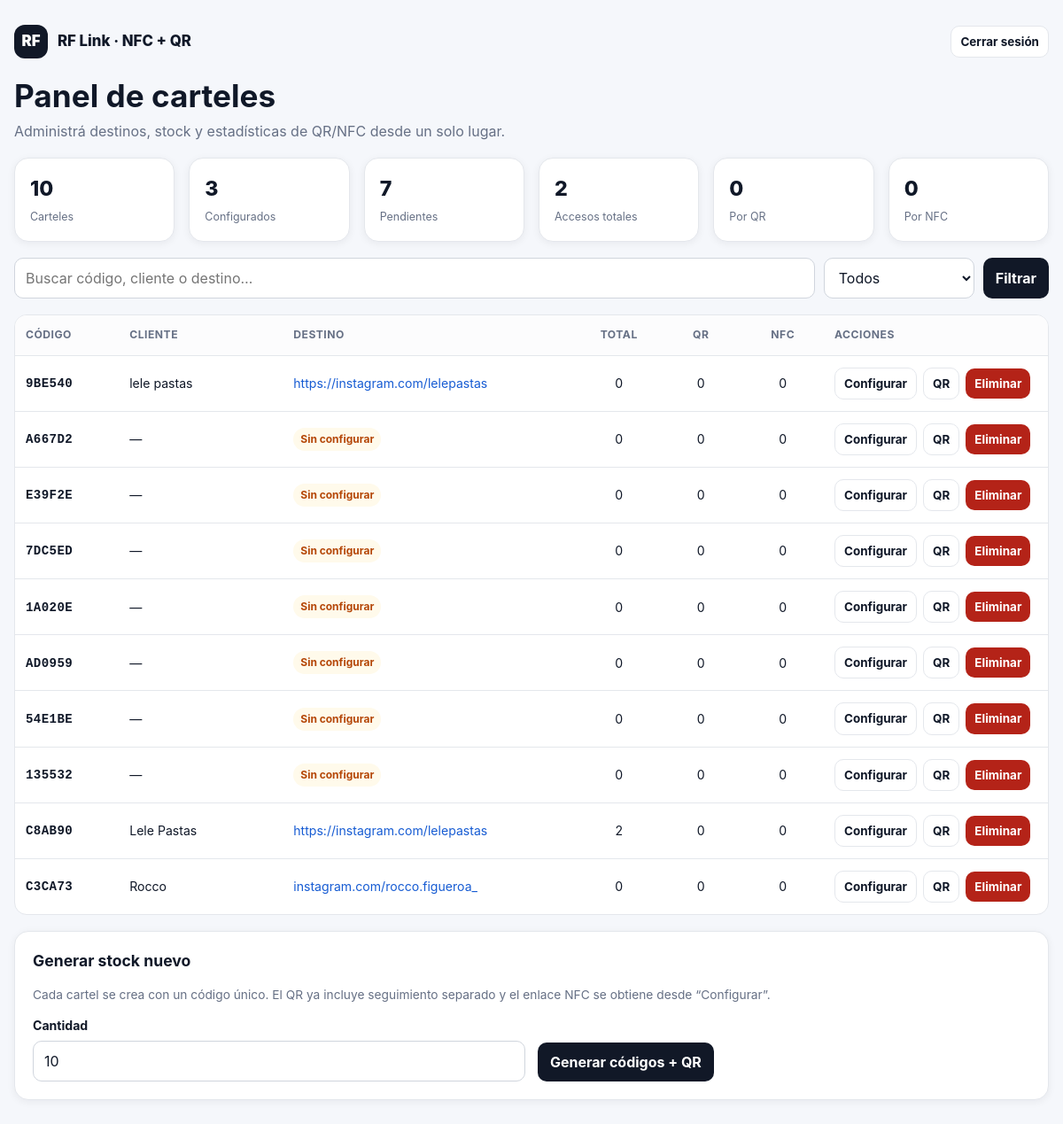
/admin (signed in), run on the app's committed database.
### tables this page shows
CREATE TABLE codigos (
            codigo TEXT PRIMARY KEY,
            destino TEXT,
            nombre_cliente TEXT,
            clicks INTEGER NOT NULL DEFAULT 0,
            creado_en TEXT NOT NULL,
            ultimo_click TEXT
        );

### carteles_nfc_final/app.py (the view)
@app.route("/admin")
@login_required
def admin_panel():
    db = get_db()
    buscar = request.args.get("q", "").strip()
    estado = request.args.get("estado", "todos")
    sql = "SELECT * FROM codigos WHERE 1=1"
    params = []
    if buscar:
        sql += " AND (codigo LIKE ? OR nombre_cliente LIKE ? OR destino LIKE ?)"
        like = f"%{buscar}%"
        params.extend([like, like, like])
    if estado == "configurados":
        sql += " AND destino IS NOT NULL AND TRIM(destino) <> ''"
    elif estado == "pendientes":
        sql += " AND (destino IS NULL OR TRIM(destino) = '')"
    sql += " ORDER BY creado_en DESC"
    codigos = db.execute(sql, params).fetchall()
    stats = db.execute("""
        SELECT
            COUNT(*) total,
            SUM(CASE WHEN destino IS NOT NULL AND TRIM(destino) <> '' THEN 1 ELSE 0 END) configurados,
            SUM(CASE WHEN destino IS NULL OR TRIM(destino) = '' THEN 1 ELSE 0 END) pendientes,
            COALESCE(SUM(clicks), 0) clicks,
            COALESCE(SUM(qr_clicks), 0) qr_clicks,
            COALESCE(SUM(nfc_clicks), 0) nfc_clicks
        FROM codigos
    """).fetchone()
    return render_template(
        "panel.html", codigos=codigos, stats=stats,
        buscar=buscar, estado=estado, base_url=public_base_url()
    )

### carteles_nfc_final/app.py (called while the page is built)
def get_db():
    if "db" not in g:
        g.db = sqlite3.connect(DB_PATH, timeout=10)
        g.db.row_factory = sqlite3.Row
    return g.db

def login_required(view):
    @wraps(view)
    def wrapped(*args, **kwargs):
        if not session.get("logueado"):
            return redirect(url_for("admin_login", next=request.path))
        return view(*args, **kwargs)
    return wrapped

def public_base_url():
    configured = os.environ.get("PUBLIC_BASE_URL", "").strip().rstrip("/")
    return configured or request.host_url.rstrip("/")

### carteles_nfc_final/templates/panel.html (shortened to what this page needs)
{% extends "base.html" %}{% block title %}Panel · RF Link{% endblock %}
{% block contenido %}
<div><h1>Panel de carteles</h1><p class="muted">Administrá destinos, stock y estadísticas de QR/NFC desde un solo lugar.</p></div>
<div class="grid stats">
  <div class="card stat"><span class="n">{{ stats.total }}</span><span class="l">Carteles</span></div>
  <div class="card stat"><span class="n">{{ stats.configurados }}</span><span class="l">Configurados</span></div>
  <div class="card stat"><span class="n">{{ stats.pendientes }}</span><span class="l">Pendientes</span></div>
  <div class="card stat"><span class="n">{{ stats.clicks }}</span><span class="l">Accesos totales</span></div>
  <div class="card stat"><span class="n">{{ stats.qr_clicks }}</span><span class="l">Por QR</span></div>
  <div class="card stat"><span class="n">{{ stats.nfc_clicks }}</span><span class="l">Por NFC</span></div>
</div>
<form class="toolbar" method="get">
  <input type="search" name="q" value="{{ buscar }}" placeholder="Buscar código, cliente o destino…">
  <select name="estado"><option value="todos" {% if estado=='todos' %}selected{% endif %}>Todos</option></select>
  <button type="submit">Filtrar</button>
</form>
<div class="table-wrap"><table class="table"><thead><tr><th class="col-code">Código</th><th class="col-client">Cliente</th><th class="col-dest">Destino</th><th class="col-num">Total</th><th class="col-num">QR</th><th class="col-num">NFC</th><th class="col-actions">Acciones</th></tr></thead><tbody>
{% for c in codigos %}<tr>
<td><span class="code">{{ c.codigo }}</span></td><td>{{ c.nombre_cliente or '—' }}</td>
<td>{% if c.destino %}<a class="url-cell" href="{{ c.destino }}" target="_blank" rel="noopener" title="{{ c.destino }}">{{ c.destino }}</a>{% else %}<span class="badge pending">Sin configurar</span>{% endif %}</td>
<td class="col-num">{{ c.clicks }}</td><td class="col-num">{{ c.qr_clicks }}</td><td class="col-num">{{ c.nfc_clicks }}</td>
<td><div class="actions"><a class="btn btn-secondary btn-sm" href="{{ url_for('configurar',codigo=c.codigo) }}">Configurar</a><a class="btn btn-secondary btn-sm" href="{{ url_for('ver_qr',codigo=c.codigo) }}" target="_blank">QR</a><form class="inline" method="post" action="{{ url_for('eliminar',codigo=c.codigo) }}" onsubmit="return confirm('¿Eliminar definitivamente {{ c.codigo }}?');"><button class="btn-danger btn-sm" type="submit">Eliminar</button></form></div></td>
</tr>{% else %}<tr><td colspan="7" class="empty">No hay carteles que coincidan con el filtro.</td></tr>{% endfor %}
</tbody></table></div>
<div class="card" style="margin-top:18px"><h2>Generar stock nuevo</h2><p class="muted small">Cada cartel se crea con un código único. El QR ya incluye seguimiento separado y el enlace NFC se obtiene desde “Configurar”.</p><form method="post" action="{{ url_for('generar') }}" class="form-grid" style="align-items:end"><div class="field"><label for="cantidad">Cantidad</label><input type="number" id="cantidad" name="cantidad" value="10" min="1" max="500" required></div><div><button class="mobile-stack" type="submit">Generar códigos + QR</button></div></form></div>
{% endblock %}

### carteles_nfc_final/templates/base.html (shortened to what this page needs)
<!doctype html>
<html lang="es">
<head>
</head>
<body>
  <main class="shell">
    <nav class="nav">
      <a class="brand" href="{{ url_for('admin_panel') if session.get('logueado') else url_for('home') }}"><span class="logo">RF</span><span>RF Link · NFC + QR</span></a>
      {% if session.get('logueado') %}
      <div class="nav-actions"><form method="post" action="{{ url_for('admin_logout') }}"><button class="btn-secondary btn-sm" type="submit">Cerrar sesión</button></form></div>
      {% endif %}
    </nav>
    {% block contenido %}{% endblock %}
  </main>
</body>
</html>

### carteles_nfc_final/templates/base.html (style rules this page uses)
:root { --bg:#f5f7fb;--card:#fff;--text:#101828;--muted:#667085;--line:#e4e7ec;--primary:#111827;--primary2:#344054;--blue:#175cd3;--bluebg:#eff8ff;--green:#067647;--greenbg:#ecfdf3;--red:#b42318;--redbg:#fef3f2;--amber:#b54708;--amberbg:#fffaeb;--radius:16px;--shadow:0 2px 10px rgba(16,24,40,.06) }
* { box-sizing:border-box }
html { font-size:16px }
body { margin:0;background:var(--bg);color:var(--text);font-family:Inter,ui-sans-serif,system-ui,-apple-system,BlinkMacSystemFont,"Segoe UI",sans-serif;line-height:1.5;overflow-wrap:anywhere }
a { color:var(--blue);text-decoration:none }
.shell { width:min(1180px,calc(100% - 32px));margin:28px auto 48px }
.nav { display:flex;align-items:center;justify-content:space-between;gap:14px;margin-bottom:22px }
.brand { display:flex;align-items:center;gap:11px;font-weight:800;color:var(--text);font-size:1.05rem }
.logo { display:grid;place-items:center;width:38px;height:38px;border-radius:12px;background:var(--primary);color:#fff;font-weight:900 }
.nav-actions { display:flex;align-items:center;gap:10px }
h1,h2,h3,p { margin-top:0 }
h1 { font-size:clamp(1.55rem,3vw,2.2rem);line-height:1.15;margin-bottom:8px }
h2 { font-size:1.1rem }
.muted { color:var(--muted) }
.small { font-size:.86rem }
.card { background:var(--card);border:1px solid var(--line);border-radius:var(--radius);box-shadow:var(--shadow);padding:20px }
.grid { display:grid;gap:16px }
.stats { grid-template-columns:repeat(6,minmax(0,1fr));margin:18px 0 }
.stat { padding:17px }
.stat .n { display:block;font-size:1.45rem;font-weight:800 }
.stat .l { font-size:.78rem;color:var(--muted) }
.btn,button { appearance:none;border:0;border-radius:10px;background:var(--primary);color:#fff;font:inherit;font-weight:650;padding:10px 14px;cursor:pointer;display:inline-flex;align-items:center;justify-content:center;gap:7px;white-space:nowrap }
.btn-secondary { background:#fff;color:var(--text);border:1px solid var(--line) }
.btn-danger { background:var(--red) }
.btn-sm { padding:7px 10px;font-size:.84rem }
label { display:block;font-size:.88rem;font-weight:650;margin:0 0 6px }
input,select { width:100%;min-width:0;border:1px solid #d0d5dd;border-radius:10px;padding:10px 12px;background:#fff;color:var(--text);font:inherit;outline:none }
.form-grid { display:grid;grid-template-columns:1fr 1fr;gap:14px }
.field { min-width:0 }
.toolbar { display:grid;grid-template-columns:minmax(200px,1fr) 170px auto;gap:10px;margin:18px 0 }
.table-wrap { width:100%;overflow-x:auto;border:1px solid var(--line);border-radius:14px;background:#fff }
.table { width:100%;border-collapse:collapse;table-layout:fixed;min-width:960px }
.table th,.table td { text-align:left;padding:13px 12px;border-bottom:1px solid var(--line);vertical-align:middle;font-size:.88rem }
.table th { font-size:.76rem;text-transform:uppercase;letter-spacing:.04em;color:var(--muted);background:#fcfcfd }
.table tr:last-child td { border-bottom:0 }
.table .col-code { width:95px }
.table .col-client { width:150px }
.table .col-dest { width:270px }
.table .col-num { width:75px;text-align:center }
.table .col-actions { width:205px }
.url-cell { display:block;max-width:100%;overflow:hidden;text-overflow:ellipsis;white-space:nowrap }
.badge { display:inline-flex;align-items:center;border-radius:999px;padding:4px 8px;font-size:.75rem;font-weight:700;background:var(--greenbg);color:var(--green) }
.badge.pending { background:var(--amberbg);color:var(--amber) }
.actions { display:flex;align-items:center;gap:7px;flex-wrap:wrap }
.inline { display:inline }
.code { font-family:ui-monospace,SFMono-Regular,Menlo,monospace;font-weight:700;letter-spacing:.03em }

### data on the page
codigos: codigo "9BE540", nombre_cliente "lele pastas", destino "https://instagram.com/lelepastas", clicks "0", qr_clicks "0", nfc_clicks "0"
codigos: codigo "A667D2", nombre_cliente "—", shows "Sin configurar", clicks "0", qr_clicks "0", nfc_clicks "0"
codigos: codigo "E39F2E", nombre_cliente "—", shows "Sin configurar", clicks "0", qr_clicks "0", nfc_clicks "0"
codigos: codigo "7DC5ED", nombre_cliente "—", shows "Sin configurar", clicks "0", qr_clicks "0", nfc_clicks "0"
codigos: codigo "1A020E", nombre_cliente "—", shows "Sin configurar", clicks "0", qr_clicks "0", nfc_clicks "0"
codigos: codigo "AD0959", nombre_cliente "—", shows "Sin configurar", clicks "0", qr_clicks "0", nfc_clicks "0"
codigos: codigo "54E1BE", nombre_cliente "—", shows "Sin configurar", clicks "0", qr_clicks "0", nfc_clicks "0"
codigos: codigo "135532", nombre_cliente "—", shows "Sin configurar", clicks "0", qr_clicks "0", nfc_clicks "0"
codigos: codigo "C8AB90", nombre_cliente "Lele Pastas", destino "https://instagram.com/lelepastas", clicks "2", qr_clicks "0", nfc_clicks "0"
codigos: codigo "C3CA73", nombre_cliente "Rocco", destino "instagram.com/rocco.figueroa_", clicks "0", qr_clicks "0", nfc_clicks "0"

### other printed values
{{ stats.total }} "10"
{{ stats.configurados }} "3"
{{ stats.pendientes }} "7"
{{ stats.clicks }} "2"
{{ stats.qr_clicks }} "0"
{{ stats.nfc_clicks }} "0"
